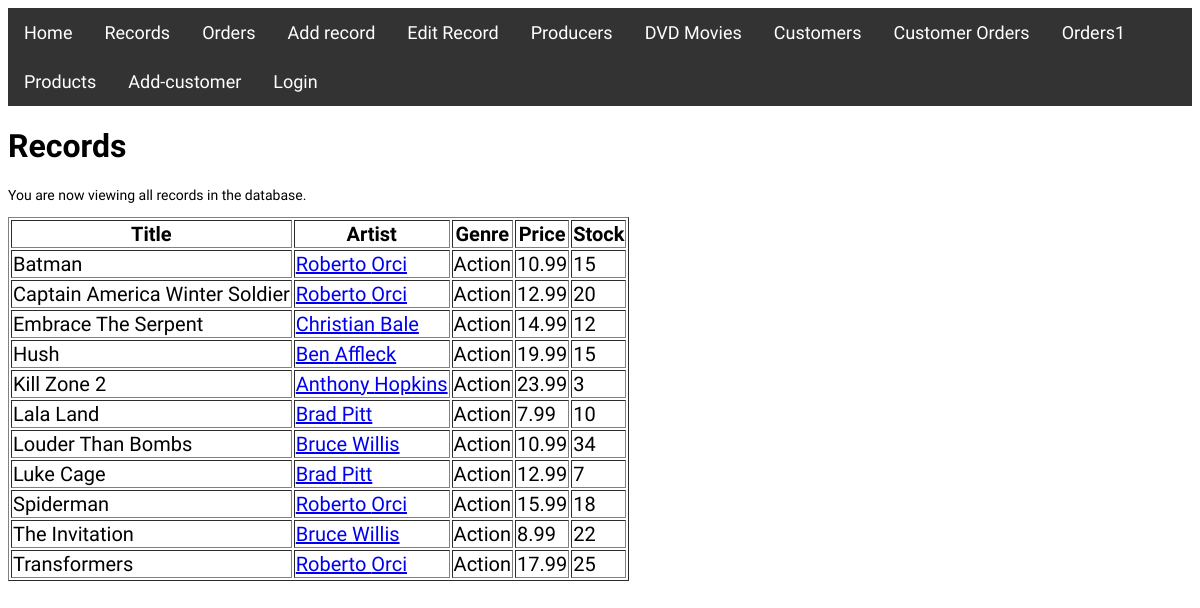
The app's page /?page=record with its own data.
### tables this page shows
CREATE TABLE movies (
	ean VARCHAR(8) NOT NULL,
	title VARCHAR(50) NOT NULL,
	artist_id INT,
	genre VARCHAR(50),
	year YEAR(4),
	price DECIMAL(10, 2) unsigned NOT NULL,
	PRIMARY KEY (ean),
  FOREIGN KEY (artist_id)
		REFERENCES artist (id)
	ON DELETE CASCADE
);

CREATE TABLE stars (
	id INT AUTO_INCREMENT,
	first_name VARCHAR(50),
	last_name VARCHAR(50),
	PRIMARY KEY(id)
);

CREATE TABLE inventory (
	stock INT DEFAULT 0,
	record_ean CHAR(8),
	PRIMARY KEY (stock, record_ean),
	FOREIGN KEY (record_ean)
		REFERENCES record (ean)
);

### views/record.php (the view, shortened to what this page needs)
<?php
$content = "<h1>Records</h1>";
$content .= "<p>You are now viewing all records in the database.</p>";
$sql = "SELECT r.title, r.ean, a.first_name, a.last_name, r.genre, r.price,i.stock, a.id
	FROM movies r
	INNER JOIN stars a
		ON r.artist_id=a.id
INNER JOIN inventory i
		ON r.ean=i.record_ean
	ORDER BY r.title, r.price DESC";
$result = mysqli_query($link, $sql);
if ($result === false) {
    echo mysqli_error($link);
} else {
    $content .= "<table border='1'>";
    $content .= "<thead><tr><th>Title</th><th>Artist</th><th>Genre</th><th>Price</th><th>Stock</th></tr></thead>";
    $content .= "<tbody>";
    while ($row = mysqli_fetch_assoc($result)) {
        $content .= "<tr>";
        $content .= "<td>".$row['title']."</td>";
        $content .= "<td><a href='?page=artist&id=".$row['id']."'>".$row['first_name']." ".$row['last_name']."</a></td>";
        $content .= "<td>".$row['genre']."</td>";
        $content .= "<td>".$row['price']."</td>";
        $content .= "<td>".$row['stock']."</td>";
        $content .= "</tr>";
    }
    $content .= "</tbody></table>";
}
echo $content;
?>

### index.php (shortened to what this page needs)
<?php
require('includes/db_connect.php');
if (!isset($_GET['page'])) {
	$id = 'home';
} else {
	$id = $_GET['page'];
}
switch ($id) {
case 'record' :
	include 'views/record.php';
	break;
}
?>

### records on screen
movies: title "Batman", stars.first_name "Roberto", stars.last_name "Orci", genre "Action", price "10.99", inventory.stock "15"
movies: title "Captain America Winter Soldier", stars.first_name "Roberto", stars.last_name "Orci", genre "Action", price "12.99", inventory.stock "20"
movies: title "Embrace The Serpent", stars.first_name "Christian", stars.last_name "Bale", genre "Action", price "14.99", inventory.stock "12"
movies: title "Hush", stars.first_name "Ben", stars.last_name "Affleck", genre "Action", price "19.99", inventory.stock "15"
movies: title "Kill Zone 2", stars.first_name "Anthony", stars.last_name "Hopkins", genre "Action", price "23.99", inventory.stock "3"
movies: title "Lala Land", stars.first_name "Brad", stars.last_name "Pitt", genre "Action", price "7.99", inventory.stock "10"
movies: title "Louder Than Bombs", stars.first_name "Bruce", stars.last_name "Willis", genre "Action", price "10.99", inventory.stock "34"
movies: title "Luke Cage", stars.first_name "Brad", stars.last_name "Pitt", genre "Action", price "12.99", inventory.stock "7"
movies: title "Spiderman", stars.first_name "Roberto", stars.last_name "Orci", genre "Action", price "15.99", inventory.stock "18"
movies: title "The Invitation", stars.first_name "Bruce", stars.last_name "Willis", genre "Action", price "8.99", inventory.stock "22"
movies: title "Transformers", stars.first_name "Roberto", stars.last_name "Orci", genre "Action", price "17.99", inventory.stock "25"
